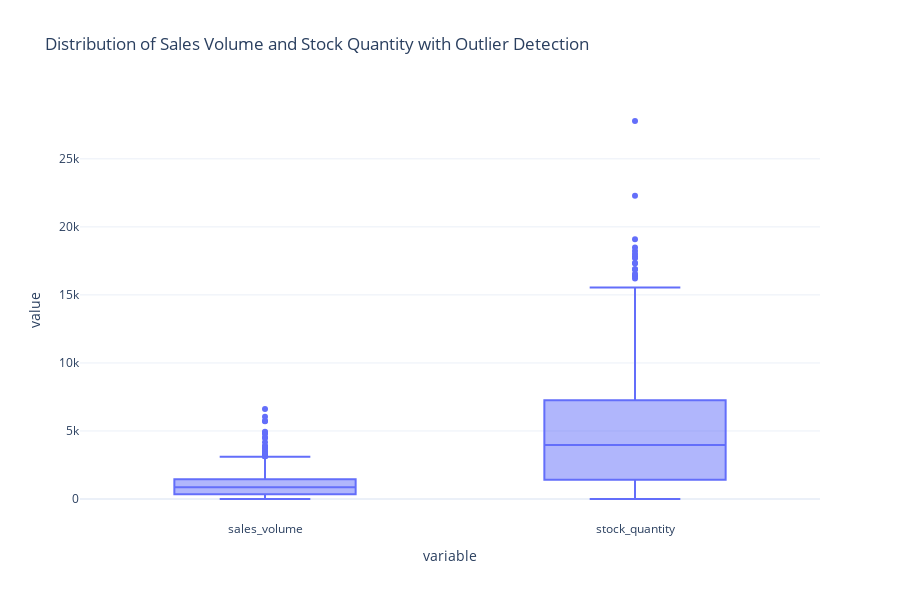

Here is the notebook cell this chart was saved with:
### Markdown cell above
### Outliers

### Code cell
# Create a box plot for sales_volume and stock_quantity
fig_box = px.box(df_target, 
                 y=['sales_volume', 'stock_quantity'], 
                 title='Distribution of Sales Volume and Stock Quantity with Outlier Detection')
fig_box.update_layout(height=600)
fig_box.show()

### Figure 1 — Plotly figure (JSON) as saved in the notebook; plotly's stock layout.template omitted (floating-point values rounded to 4 significant figures; data arrays with more than 128 entries replaced by an {"elided": "..."} marker saying what was removed)
{"data": [{"alignmentgroup": "True", "hovertemplate": "variable=%{x}<br>value=%{y}<extra></extra>", "legendgroup": "", "marker": {"color": "#636efa"}, "name": "", "notched": false, "offsetgroup": "", "orientation": "v", "showlegend": false, "type": "box", "x": {"elided": "1806 str values"}, "x0": " ", "xaxis": "x", "y": {"elided": "1806 int values"}, "y0": " ", "yaxis": "y"}], "layout": {"boxmode": "group", "height": 600, "legend": {"tracegroupgap": 0}, "title": {"text": "Distribution of Sales Volume and Stock Quantity with Outlier Detection"}, "xaxis": {"anchor": "y", "domain": [0, 1], "title": {"text": "variable"}}, "yaxis": {"anchor": "x", "domain": [0, 1], "title": {"text": "value"}}}}
